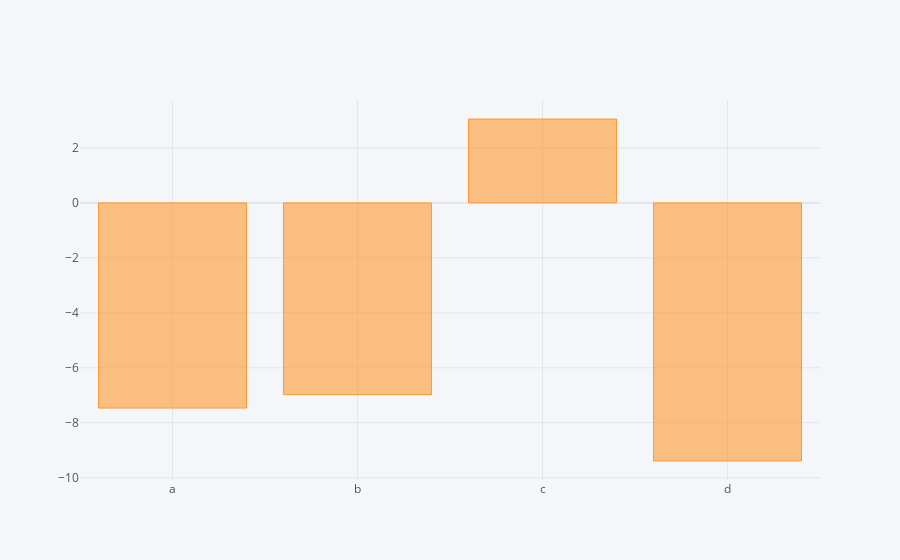

Notebook code for this chart:
### Code cell
dataframe.sum().iplot(kind='bar')

### Figure 1 — Plotly figure (JSON) as saved in the notebook; plotly's stock layout.template omitted (floating-point values rounded to 4 significant figures)
{"data": [{"marker": {"color": "rgba(255, 153, 51, 0.6)", "line": {"color": "rgba(255, 153, 51, 1.0)", "width": 1}}, "name": "None", "orientation": "v", "text": "", "type": "bar", "x": ["a", "b", "c", "d"], "y": [-7.466, -6.978, 3.052, -9.392]}], "layout": {"legend": {"bgcolor": "#F5F6F9", "font": {"color": "#4D5663"}}, "paper_bgcolor": "#F5F6F9", "plot_bgcolor": "#F5F6F9", "title": {"font": {"color": "#4D5663"}}, "xaxis": {"gridcolor": "#E1E5ED", "showgrid": true, "tickfont": {"color": "#4D5663"}, "title": {"font": {"color": "#4D5663"}, "text": ""}, "zerolinecolor": "#E1E5ED"}, "yaxis": {"gridcolor": "#E1E5ED", "showgrid": true, "tickfont": {"color": "#4D5663"}, "title": {"font": {"color": "#4D5663"}, "text": ""}, "zerolinecolor": "#E1E5ED"}}}
